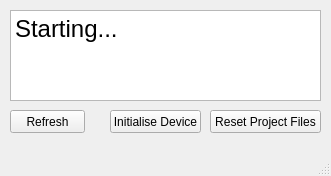
<?xml version="1.0" encoding="UTF-8"?>
<ui version="4.0">
 <class>MainWindow</class>
 <widget class="QMainWindow" name="MainWindow">
  <property name="geometry">
   <rect>
    <x>0</x>
    <y>0</y>
    <width>331</width>
    <height>176</height>
   </rect>
  </property>
  <property name="windowTitle">
   <string>Tinkert Kit Setup Utility</string>
  </property>
  <widget class="QWidget" name="centralwidget">
   <widget class="QPushButton" name="pushButton_refresh">
    <property name="geometry">
     <rect>
      <x>10</x>
      <y>110</y>
      <width>75</width>
      <height>23</height>
     </rect>
    </property>
    <property name="text">
     <string>Refresh</string>
    </property>
   </widget>
   <widget class="QPushButton" name="pushButton_init_device">
    <property name="geometry">
     <rect>
      <x>110</x>
      <y>110</y>
      <width>91</width>
      <height>23</height>
     </rect>
    </property>
    <property name="text">
     <string>Initialise Device</string>
    </property>
   </widget>
   <widget class="QPushButton" name="pushButton_reset_projects">
    <property name="geometry">
     <rect>
      <x>210</x>
      <y>110</y>
      <width>111</width>
      <height>23</height>
     </rect>
    </property>
    <property name="text">
     <string>Reset Project Files</string>
    </property>
   </widget>
   <widget class="QTextEdit" name="textEdit_status">
    <property name="geometry">
     <rect>
      <x>10</x>
      <y>10</y>
      <width>311</width>
      <height>91</height>
     </rect>
    </property>
    <property name="html">
     <string>&lt;!DOCTYPE HTML PUBLIC &quot;-//W3C//DTD HTML 4.0//EN&quot; &quot;http://www.w3.org/TR/REC-html40/strict.dtd&quot;&gt;
&lt;html&gt;&lt;head&gt;&lt;meta name=&quot;qrichtext&quot; content=&quot;1&quot; /&gt;&lt;style type=&quot;text/css&quot;&gt;
p, li { white-space: pre-wrap; }
&lt;/style&gt;&lt;/head&gt;&lt;body style=&quot; font-family:'MS Shell Dlg 2'; font-size:8.25pt; font-weight:400; font-style:normal;&quot;&gt;
&lt;p style=&quot; margin-top:0px; margin-bottom:0px; margin-left:0px; margin-right:0px; -qt-block-indent:0; text-indent:0px;&quot;&gt;&lt;span style=&quot; font-size:18pt;&quot;&gt;Starting...&lt;/span&gt;&lt;/p&gt;&lt;/body&gt;&lt;/html&gt;</string>
    </property>
   </widget>
  </widget>
  <widget class="QMenuBar" name="menubar">
   <property name="geometry">
    <rect>
     <x>0</x>
     <y>0</y>
     <width>331</width>
     <height>21</height>
    </rect>
   </property>
  </widget>
  <widget class="QStatusBar" name="statusbar"/>
 </widget>
 <resources/>
 <connections/>
</ui>
